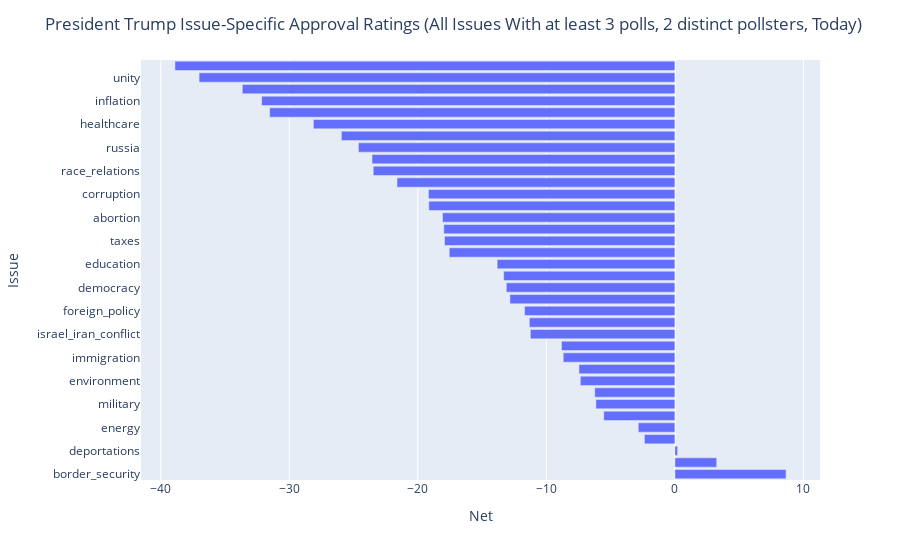

Source (notebook cell):
### Code cell
fig = px.bar(all_qual_issues_approval, x='net', y='issue')
fig.update_layout(
    title='President Trump Issue-Specific Approval Ratings (All Issues With at least 3 polls, 2 distinct pollsters, Today)',
    xaxis_title='Net',
    yaxis_title='Issue',
    legend_title='Legend',
)
fig.show()

### Figure 1 — Plotly figure (JSON) as saved in the notebook; plotly's stock layout.template omitted (floating-point values rounded to 4 significant figures)
{"data": [{"hovertemplate": "net=%{x}<br>issue=%{y}<extra></extra>", "legendgroup": "", "marker": {"color": "#636efa", "pattern": {"shape": ""}}, "name": "", "orientation": "h", "showlegend": false, "textposition": "auto", "type": "bar", "x": [8.647, 3.253, 0.2086, -2.371, -2.849, -5.534, -6.146, -6.234, -7.355, -7.464, -8.689, -8.822, -11.25, -11.33, -11.69, -12.83, -13.12, -13.32, -13.83, -17.56, -17.92, -17.98, -18.08, -19.14, -19.17, -21.62, -23.47, -23.56, -24.62, -25.95, -28.12, -31.53, -32.15, -33.65, -37.02, -38.89], "xaxis": "x", "y": ["border_security", "national_security", "deportations", "israel_palestine", "energy", "crime", "military", "guns", "environment", "israel", "immigration", "disaster_relief", "israel_iran_conflict", "iran", "foreign_policy", "federal_workforce", "democracy", "civil_rights", "education", "govt_management", "taxes", "climate_change", "abortion", "trade_tariffs", "corruption", "economy", "race_relations", "ukraine", "russia", "national_debt", "healthcare", "govt_spending", "inflation", "epstein_files", "unity", "govt_shutdown"], "yaxis": "y"}], "layout": {"barmode": "relative", "legend": {"title": {"text": "Legend"}, "tracegroupgap": 0}, "margin": {"t": 60}, "title": {"text": "President Trump Issue-Specific Approval Ratings (All Issues With at least 3 polls, 2 distinct pollsters, Today)"}, "xaxis": {"anchor": "y", "domain": [0, 1], "title": {"text": "Net"}}, "yaxis": {"anchor": "x", "domain": [0, 1], "title": {"text": "Issue"}}}}
